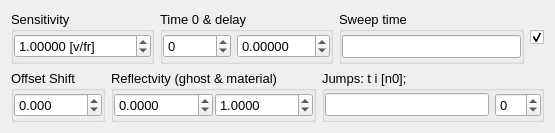
<?xml version="1.0" encoding="UTF-8"?>
<ui version="4.0">
 <class>Visar3</class>
 <widget class="QWidget" name="Visar3">
  <property name="geometry">
   <rect>
    <x>0</x>
    <y>0</y>
    <width>555</width>
    <height>133</height>
   </rect>
  </property>
  <property name="font">
   <font>
    <pointsize>10</pointsize>
   </font>
  </property>
  <property name="windowTitle">
   <string>Form</string>
  </property>
  <layout class="QVBoxLayout" name="verticalLayout">
   <item>
    <widget class="QWidget" name="widget_2" native="true">
     <property name="font">
      <font>
       <pointsize>10</pointsize>
      </font>
     </property>
     <layout class="QHBoxLayout" name="horizontalLayout_2">
      <property name="leftMargin">
       <number>0</number>
      </property>
      <property name="topMargin">
       <number>0</number>
      </property>
      <property name="rightMargin">
       <number>0</number>
      </property>
      <property name="bottomMargin">
       <number>0</number>
      </property>
      <item>
       <widget class="QGroupBox" name="groupBox_5">
        <property name="font">
         <font>
          <pointsize>10</pointsize>
         </font>
        </property>
        <property name="title">
         <string>Sensitivity</string>
        </property>
        <layout class="QGridLayout" name="gridLayout_18">
         <property name="leftMargin">
          <number>0</number>
         </property>
         <property name="topMargin">
          <number>0</number>
         </property>
         <property name="rightMargin">
          <number>0</number>
         </property>
         <property name="bottomMargin">
          <number>0</number>
         </property>
         <item row="0" column="2">
          <widget class="QDoubleSpinBox" name="sensitivity">
           <property name="font">
            <font>
             <pointsize>10</pointsize>
            </font>
           </property>
           <property name="suffix">
            <string> [v/fr]</string>
           </property>
           <property name="decimals">
            <number>5</number>
           </property>
           <property name="minimum">
            <double>-10000.000000000000000</double>
           </property>
           <property name="maximum">
            <double>10000.000000000000000</double>
           </property>
           <property name="singleStep">
            <double>0.010000000000000</double>
           </property>
           <property name="value">
            <double>1.000000000000000</double>
           </property>
           <property name="neutrinoSave" stdset="0">
            <bool>true</bool>
           </property>
          </widget>
         </item>
        </layout>
       </widget>
      </item>
      <item>
       <widget class="QGroupBox" name="groupBox">
        <property name="font">
         <font>
          <pointsize>10</pointsize>
         </font>
        </property>
        <property name="title">
         <string>Time 0 &amp;&amp; delay</string>
        </property>
        <layout class="QGridLayout" name="gridLayout_3">
         <property name="leftMargin">
          <number>0</number>
         </property>
         <property name="topMargin">
          <number>0</number>
         </property>
         <property name="rightMargin">
          <number>0</number>
         </property>
         <property name="bottomMargin">
          <number>0</number>
         </property>
         <item row="0" column="2">
          <widget class="QDoubleSpinBox" name="offsetTime">
           <property name="font">
            <font>
             <pointsize>10</pointsize>
            </font>
           </property>
           <property name="suffix">
            <string/>
           </property>
           <property name="decimals">
            <number>5</number>
           </property>
           <property name="minimum">
            <double>-999.000000000000000</double>
           </property>
           <property name="maximum">
            <double>999.000000000000000</double>
           </property>
           <property name="singleStep">
            <double>0.100000000000000</double>
           </property>
           <property name="value">
            <double>0.000000000000000</double>
           </property>
           <property name="neutrinoSave" stdset="0">
            <bool>true</bool>
           </property>
          </widget>
         </item>
         <item row="0" column="0">
          <widget class="QSpinBox" name="physOrigin">
           <property name="font">
            <font>
             <pointsize>10</pointsize>
            </font>
           </property>
           <property name="minimum">
            <number>-99999</number>
           </property>
           <property name="maximum">
            <number>99999</number>
           </property>
           <property name="neutrinoSave" stdset="0">
            <bool>true</bool>
           </property>
          </widget>
         </item>
        </layout>
       </widget>
      </item>
      <item>
       <widget class="QGroupBox" name="groupBox_4">
        <property name="font">
         <font>
          <pointsize>10</pointsize>
         </font>
        </property>
        <property name="title">
         <string>Sweep time</string>
        </property>
        <layout class="QGridLayout" name="gridLayout_4">
         <property name="leftMargin">
          <number>0</number>
         </property>
         <property name="topMargin">
          <number>0</number>
         </property>
         <property name="rightMargin">
          <number>0</number>
         </property>
         <property name="bottomMargin">
          <number>0</number>
         </property>
         <item row="0" column="0">
          <widget class="QLineEdit" name="physScale">
           <property name="font">
            <font>
             <pointsize>10</pointsize>
            </font>
           </property>
           <property name="toolTip">
            <string>&lt;html&gt;&lt;head/&gt;&lt;body&gt;&lt;p&gt;Sweep time: Hamamatsu polynomial expansion A1 A&lt;span style=&quot; vertical-align:sub;&quot;&gt;2&lt;/span&gt; A&lt;span style=&quot; vertical-align:sub;&quot;&gt;3&lt;/span&gt; ... A&lt;span style=&quot; vertical-align:sub;&quot;&gt;n&lt;/span&gt;&lt;/p&gt;&lt;p&gt;T(X)=A&lt;span style=&quot; vertical-align:sub;&quot;&gt;1&lt;/span&gt;X +A&lt;span style=&quot; vertical-align:sub;&quot;&gt;2&lt;/span&gt;X&lt;span style=&quot; vertical-align:super;&quot;&gt;2&lt;/span&gt;/2+A&lt;span style=&quot; vertical-align:sub;&quot;&gt;3&lt;/span&gt;X&lt;span style=&quot; vertical-align:super;&quot;&gt;3&lt;/span&gt;/3 ... A&lt;span style=&quot; vertical-align:sub;&quot;&gt;n&lt;/span&gt;X&lt;span style=&quot; vertical-align:super;&quot;&gt;n&lt;/span&gt;/n&lt;/p&gt;&lt;/body&gt;&lt;/html&gt;</string>
           </property>
           <property name="neutrinoSave" stdset="0">
            <bool>true</bool>
           </property>
          </widget>
         </item>
        </layout>
       </widget>
      </item>
      <item>
       <widget class="QCheckBox" name="enableVisar">
        <property name="toolTip">
         <string>Enable visar</string>
        </property>
        <property name="text">
         <string/>
        </property>
        <property name="checked">
         <bool>true</bool>
        </property>
        <property name="neutrinoSave" stdset="0">
         <bool>true</bool>
        </property>
       </widget>
      </item>
     </layout>
    </widget>
   </item>
   <item>
    <widget class="QWidget" name="widget" native="true">
     <property name="font">
      <font>
       <pointsize>10</pointsize>
      </font>
     </property>
     <layout class="QHBoxLayout" name="horizontalLayout" stretch="0,0,1">
      <property name="leftMargin">
       <number>0</number>
      </property>
      <property name="topMargin">
       <number>0</number>
      </property>
      <property name="rightMargin">
       <number>0</number>
      </property>
      <property name="bottomMargin">
       <number>0</number>
      </property>
      <item>
       <widget class="QGroupBox" name="offset">
        <property name="font">
         <font>
          <pointsize>10</pointsize>
         </font>
        </property>
        <property name="title">
         <string>Offset Shift</string>
        </property>
        <layout class="QGridLayout" name="gridLayout_2" columnstretch="1">
         <property name="leftMargin">
          <number>0</number>
         </property>
         <property name="topMargin">
          <number>0</number>
         </property>
         <property name="rightMargin">
          <number>0</number>
         </property>
         <property name="bottomMargin">
          <number>0</number>
         </property>
         <property name="horizontalSpacing">
          <number>2</number>
         </property>
         <item row="0" column="0">
          <widget class="QDoubleSpinBox" name="offsetShift">
           <property name="font">
            <font>
             <pointsize>10</pointsize>
            </font>
           </property>
           <property name="toolTip">
            <string>Vertical offset (in fraction of fringe)</string>
           </property>
           <property name="decimals">
            <number>3</number>
           </property>
           <property name="minimum">
            <double>-99.000000000000000</double>
           </property>
           <property name="singleStep">
            <double>0.010000000000000</double>
           </property>
           <property name="neutrinoSave" stdset="0">
            <bool>true</bool>
           </property>
          </widget>
         </item>
        </layout>
       </widget>
      </item>
      <item>
       <widget class="QGroupBox" name="groupBox_2">
        <property name="font">
         <font>
          <pointsize>10</pointsize>
         </font>
        </property>
        <property name="toolTip">
         <string>Tweak the reflectivity: R= ratio*Ishot/Iref+offset</string>
        </property>
        <property name="title">
         <string>Reflectvity (ghost &amp;&amp; material)</string>
        </property>
        <layout class="QGridLayout" name="gridLayout_6">
         <property name="leftMargin">
          <number>0</number>
         </property>
         <property name="topMargin">
          <number>0</number>
         </property>
         <property name="rightMargin">
          <number>0</number>
         </property>
         <property name="bottomMargin">
          <number>0</number>
         </property>
         <property name="horizontalSpacing">
          <number>2</number>
         </property>
         <item row="0" column="0">
          <widget class="QDoubleSpinBox" name="reflOffset">
           <property name="font">
            <font>
             <pointsize>10</pointsize>
            </font>
           </property>
           <property name="toolTip">
            <string>Offset of the reflectivity</string>
           </property>
           <property name="decimals">
            <number>4</number>
           </property>
           <property name="minimum">
            <double>-1000.000000000000000</double>
           </property>
           <property name="maximum">
            <double>1000.000000000000000</double>
           </property>
           <property name="singleStep">
            <double>0.010000000000000</double>
           </property>
           <property name="value">
            <double>0.000000000000000</double>
           </property>
           <property name="neutrinoSave" stdset="0">
            <bool>true</bool>
           </property>
          </widget>
         </item>
         <item row="0" column="1">
          <widget class="QDoubleSpinBox" name="reflRef">
           <property name="font">
            <font>
             <pointsize>10</pointsize>
            </font>
           </property>
           <property name="toolTip">
            <string>Multiplication correction for the intensity ratio</string>
           </property>
           <property name="decimals">
            <number>4</number>
           </property>
           <property name="minimum">
            <double>-100.000000000000000</double>
           </property>
           <property name="maximum">
            <double>100.000000000000000</double>
           </property>
           <property name="singleStep">
            <double>0.010000000000000</double>
           </property>
           <property name="value">
            <double>1.000000000000000</double>
           </property>
           <property name="neutrinoSave" stdset="0">
            <bool>true</bool>
           </property>
          </widget>
         </item>
        </layout>
       </widget>
      </item>
      <item>
       <widget class="QGroupBox" name="groupBox_3">
        <property name="font">
         <font>
          <pointsize>10</pointsize>
         </font>
        </property>
        <property name="title">
         <string>Jumps: t i [n0]; </string>
        </property>
        <layout class="QGridLayout" name="gridLayout" columnstretch="1,0">
         <property name="leftMargin">
          <number>0</number>
         </property>
         <property name="topMargin">
          <number>0</number>
         </property>
         <property name="rightMargin">
          <number>0</number>
         </property>
         <property name="bottomMargin">
          <number>0</number>
         </property>
         <item row="0" column="0">
          <widget class="QLineEdit" name="jumpst">
           <property name="font">
            <font>
             <pointsize>10</pointsize>
            </font>
           </property>
           <property name="toolTip">
            <string notr="true">Semicolon separated pairs of time/number[/refractive index] e.g. [3.1 1 1.5; 4.2 2; 5.3 -1]</string>
           </property>
           <property name="statusTip">
            <string/>
           </property>
           <property name="neutrinoSave" stdset="0">
            <bool>true</bool>
           </property>
          </widget>
         </item>
         <item row="0" column="1">
          <widget class="QSpinBox" name="jump">
           <property name="font">
            <font>
             <pointsize>10</pointsize>
            </font>
           </property>
           <property name="toolTip">
            <string>show jumps</string>
           </property>
           <property name="prefix">
            <string/>
           </property>
           <property name="minimum">
            <number>-99</number>
           </property>
           <property name="neutrinoSave" stdset="0">
            <bool>true</bool>
           </property>
          </widget>
         </item>
        </layout>
       </widget>
      </item>
     </layout>
    </widget>
   </item>
  </layout>
 </widget>
 <tabstops>
  <tabstop>sensitivity</tabstop>
  <tabstop>physOrigin</tabstop>
  <tabstop>offsetTime</tabstop>
  <tabstop>physScale</tabstop>
  <tabstop>offsetShift</tabstop>
  <tabstop>reflOffset</tabstop>
  <tabstop>reflRef</tabstop>
  <tabstop>jumpst</tabstop>
  <tabstop>jump</tabstop>
 </tabstops>
 <resources/>
 <connections/>
</ui>
